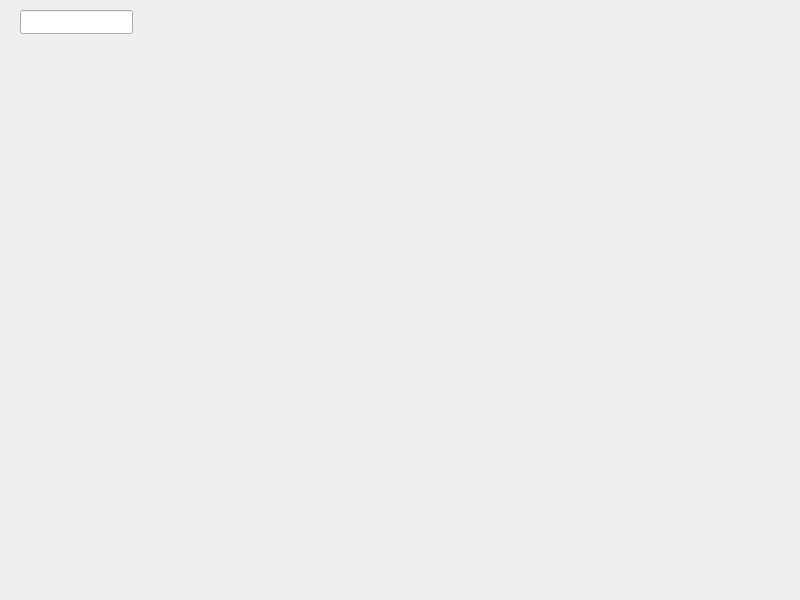
<?xml version="1.0" encoding="UTF-8"?>
<ui version="4.0">
 <class>Widget</class>
 <widget class="QWidget" name="Widget">
  <property name="geometry">
   <rect>
    <x>0</x>
    <y>0</y>
    <width>800</width>
    <height>600</height>
   </rect>
  </property>
  <property name="windowTitle">
   <string>Widget</string>
  </property>
  <widget class="NumberEdit" name="lineEdit">
   <property name="geometry">
    <rect>
     <x>20</x>
     <y>10</y>
     <width>113</width>
     <height>24</height>
    </rect>
   </property>
  </widget>
 </widget>
 <customwidgets>
  <customwidget>
   <class>NumberEdit</class>
   <extends>QLineEdit</extends>
   <header location="global">numberedit.h</header>
  </customwidget>
 </customwidgets>
 <resources/>
 <connections/>
</ui>
